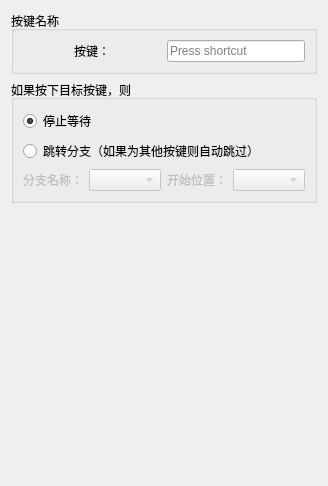
       <widget class="QWidget" name="tab_33">
        <attribute name="title">
         <string>按键等待</string>
        </attribute>
        <layout class="QVBoxLayout" name="verticalLayout_75">
         <item>
          <widget class="QGroupBox" name="groupBox_40">
           <property name="title">
            <string>按键名称</string>
           </property>
           <layout class="QGridLayout" name="gridLayout_45" columnstretch="1,1">
            <item row="0" column="0">
             <widget class="QLabel" name="label_131">
              <property name="text">
               <string>按键：</string>
              </property>
              <property name="alignment">
               <set>Qt::AlignCenter</set>
              </property>
             </widget>
            </item>
            <item row="0" column="1">
             <widget class="QKeySequenceEdit" name="keySequenceEdit_2"/>
            </item>
           </layout>
          </widget>
         </item>
         <item>
          <widget class="QGroupBox" name="groupBox_41">
           <property name="title">
            <string>如果按下目标按键，则</string>
           </property>
           <layout class="QVBoxLayout" name="verticalLayout_73">
            <item>
             <widget class="QRadioButton" name="radioButton_22">
              <property name="text">
               <string>停止等待</string>
              </property>
              <property name="checked">
               <bool>true</bool>
              </property>
             </widget>
            </item>
            <item>
             <layout class="QGridLayout" name="gridLayout_46" columnstretch="1,1,1,1">
              <item row="1" column="0">
               <widget class="QLabel" name="label_133">
                <property name="enabled">
                 <bool>false</bool>
                </property>
                <property name="text">
                 <string>分支名称：</string>
                </property>
                <property name="alignment">
                 <set>Qt::AlignCenter</set>
                </property>
               </widget>
              </item>
              <item row="1" column="1">
               <widget class="QComboBox" name="comboBox_41">
                <property name="enabled">
                 <bool>false</bool>
                </property>
               </widget>
              </item>
              <item row="1" column="2">
               <widget class="QLabel" name="label_132">
                <property name="enabled">
                 <bool>false</bool>
                </property>
                <property name="text">
                 <string>开始位置：</string>
                </property>
                <property name="alignment">
                 <set>Qt::AlignCenter</set>
                </property>
               </widget>
              </item>
              <item row="1" column="3">
               <widget class="QComboBox" name="comboBox_42">
                <property name="enabled">
                 <bool>false</bool>
                </property>
               </widget>
              </item>
              <item row="0" column="0" colspan="4">
               <widget class="QRadioButton" name="radioButton_21">
                <property name="text">
                 <string>跳转分支（如果为其他按键则自动跳过）</string>
                </property>
               </widget>
              </item>
             </layout>
            </item>
           </layout>
          </widget>
         </item>
         <item>
          <spacer name="verticalSpacer_26">
           <property name="orientation">
            <enum>Qt::Vertical</enum>
           </property>
           <property name="sizeHint" stdset="0">
            <size>
             <width>20</width>
             <height>272</height>
            </size>
           </property>
          </spacer>
         </item>
        </layout>
       </widget>
